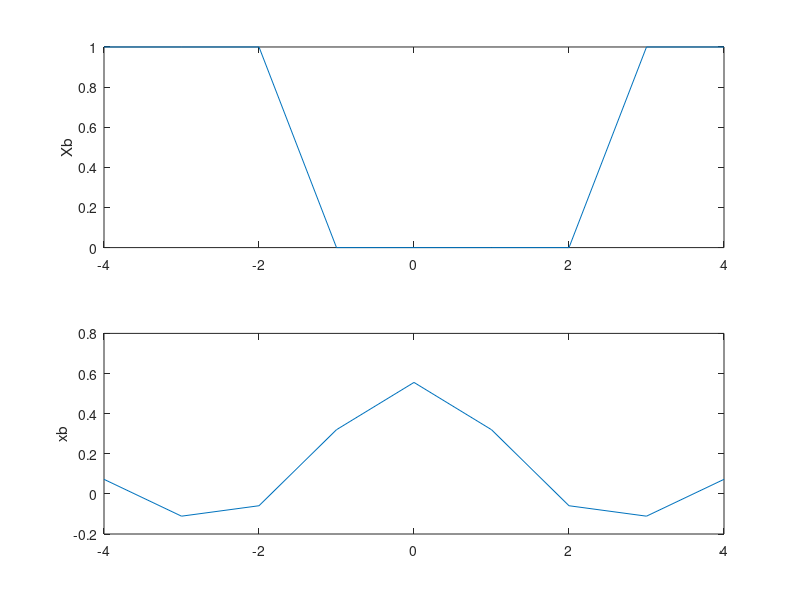

Write MATLAB code to recreate this figure.
close all;
clear all;
clc;
Xb=[1 1 1 0 0 0 0 1 1]; % BandPass Signal Spectrum with even summetry
figure; 
subplot (2,1,1);
plot([-4:4],Xb); 
ylabel('Xb');
x=ifft(Xb) % IFFT
xb=fftshift(x) % real signal with even summetry as expected
subplot (2,1,2); plot([-4:4],xb); ylabel('xb');